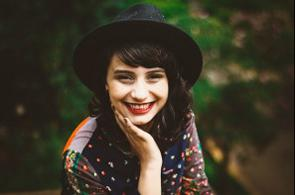
%> input picture Image_Processing/Lab2/Image processing_LAB2 images/lab/input.jpg, 295 x 195 px
$ octave hello.m   (GNU Octave 9; MATLAB toolbox functions it lacks are replaced by stand-ins)
%> lines starting %> are read from the running program, lines starting %| are printed output that depends on the picture
clc
close all
clear

A=imread('D:/input.jpg');
%> A is the input picture: size 195x295x3 uint8; mean R, G, B 62.2, 56, 40.7
B=imread('D:/mask.jpg');
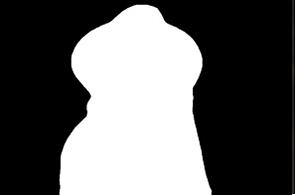
%> input picture Image_Processing/Lab2/Image processing_LAB2 images/lab/mask.jpg, 295 x 195 px
%> B is the input picture: size 195x295x3 uint8; mean R, G, B 97.7, 97.7, 97.7
C=imread('D:/background.jpg');
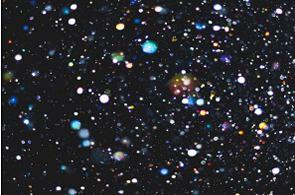
%> input picture Image_Processing/Lab2/Image processing_LAB2 images/lab/background.jpg, 295 x 195 px
%> C is the input picture: size 195x295x3 uint8; mean R, G, B 40.4, 41.4, 46.3

A1=im2double(A);
B1=im2double(B);
C1=im2double(C);
C=A1.*B1;
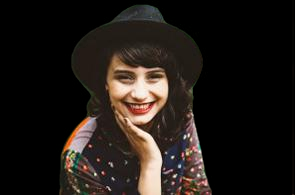
%> C: size 195x295x3 double; mean R, G, B 0.128, 0.104, 0.0883

subplot(131);
imshow(A1);
subplot(132);
imshow(B1);
subplot(133);
imshow(C);

neg=1-B1
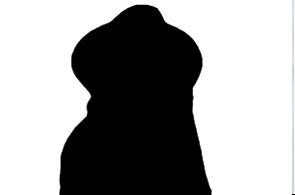
%> neg: size 195x295x3 double; mean R, G, B 0.617, 0.617, 0.617
C3=C1.*neg
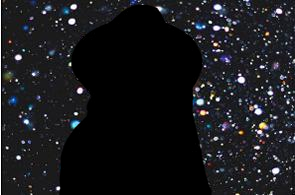
%> C3: size 195x295x3 double; mean R, G, B 0.0964, 0.0984, 0.111
figure
subplot(131);
imshow(neg);
subplot(132);
imshow(C1);
subplot(133);
imshow(C3);
figure
ans = C + C3;
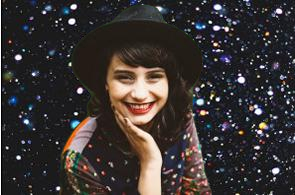
%> ans: size 195x295x3 double; mean R, G, B 0.225, 0.202, 0.199
imshow(ans);
